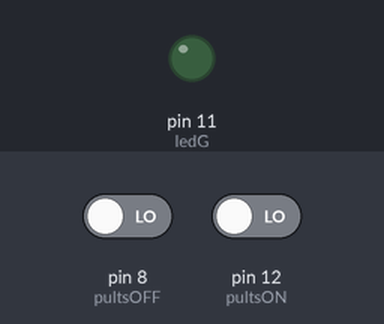
Recording of a sketch running on a simulated Arduino Uno, built with avr-gcc and run on an emulated ATmega328P. Shown: output pins drawn as LEDs (lit = HIGH). The inputs (shaded band) are chosen by the test bench; at power-on: pin 12 (pultsON) LOW, pin 8 (pultsOFF) LOW.

Above: at 1.2 s.
1.3 s: pin 12 (pultsON) driven HIGH
At 2.5 s:
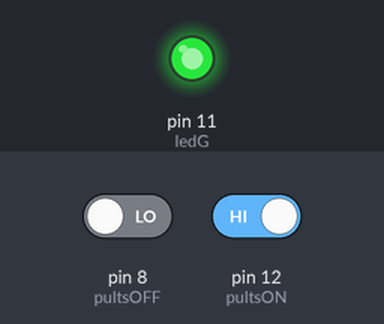
2.8 s: pin 8 (pultsOFF) driven HIGH
At 3.9 s:
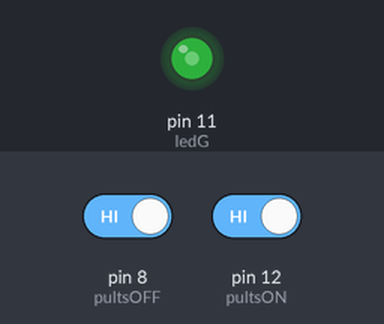
4.3 s: pin 8 (pultsOFF) driven LOW
At 5.8 s:
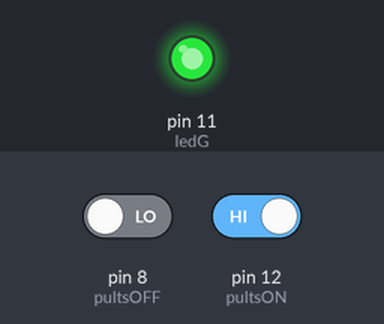
Timing chart, 0 to 7.3 s (numbered marks = the images above; inputs shaded):
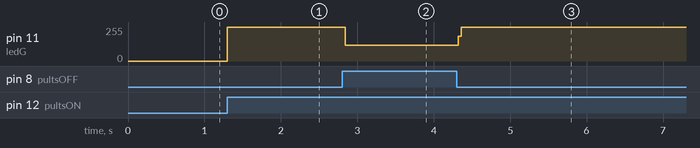

Measured:
- after the input at 1.3 s, pin 11 (ledG): 0/255 → 255/255 at once
- after the input at 2.8 s, pin 11 (ledG): 255/255 → 119/255 at once
- after the input at 4.3 s, pin 11 (ledG): 119/255 → 255/255 at once

The sketch:

B2.ino
```cpp
int ledG=11;
int pultsON=12;
int pultsOFF=8;
int pultsONegoera=0;
int pultsOFFegoera=0;
int ledegoera=0;
void setup(){
pinMode(ledG, OUTPUT);
pinMode(pultsON, INPUT);
pinMode(pultsOFF, INPUT);
}
void loop (){

 pultsONegoera=digitalRead(pultsON);
if (pultsONegoera==HIGH){
 ledegoera=digitalRead(ledG);
if (ledegoera==LOW){
  digitalWrite(ledG,HIGH);
}}

 pultsOFFegoera=digitalRead(pultsOFF);
if (pultsOFFegoera==HIGH){
 ledegoera=digitalRead(ledG);
if (ledegoera==HIGH){
  digitalWrite(ledG,LOW);
}}


}
```
